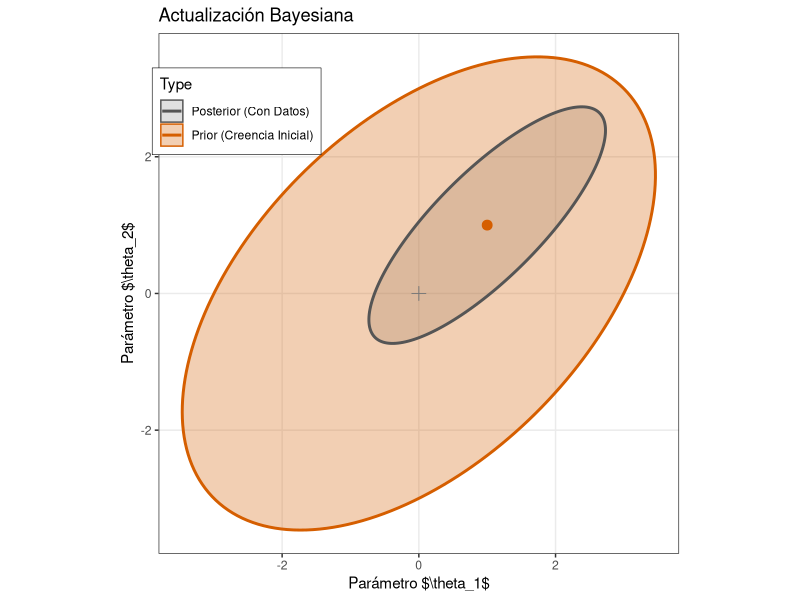
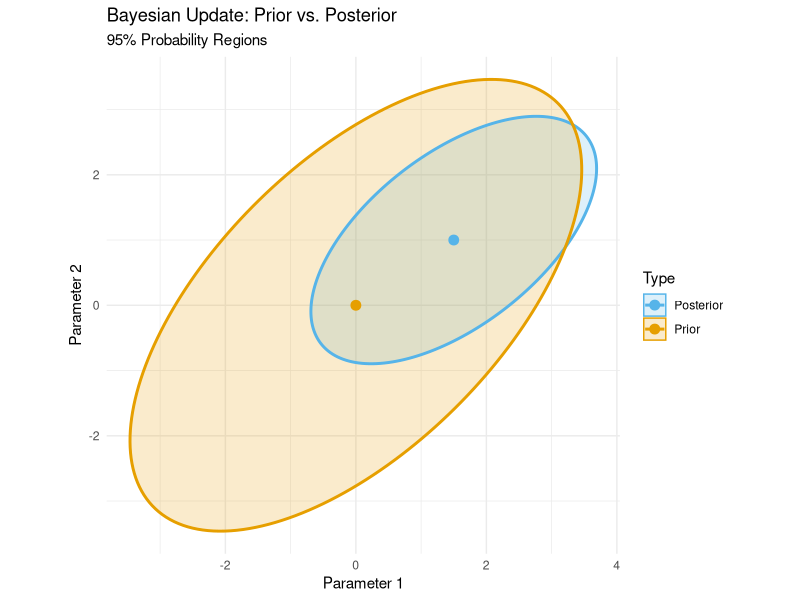

Write R code to recreate these figures, in order.
## ---- chunk 1
library(tidyverse)
## ---- chunk 2
library(ggplot2)
library(ellipse)

# --- 1. Definir los parámetros (Matrices) ---
# Prior: Muy incierto (grande), correlación moderada
mu_prior <- c(0, 0)
cov_prior <- matrix(c(2.0, 1.0, 
                      1.0, 2.0), 2)

# Posterior: Más certero (pequeño), correlación fuerte, media desplazada
mu_post <- c(1, 1)
cov_post <- matrix(c(0.5, 0.4, 
                     0.4, 0.5), 2)

# --- 2. Generar datos geométricos (NO simulación) ---
# Función auxiliar para crear el data.frame
get_ellipse <- function(cov, mu, level, type) {
  df <- as.data.frame(ellipse(cov, centre = mu, level = level, npoints = 200))
  df$Type <- type
  return(df)
}

# Generamos contornos al 95% de probabilidad
df_prior <- get_ellipse(cov_prior, mu_prior, 0.95, "Prior (Creencia Inicial)")
df_post  <- get_ellipse(cov_post, mu_post, 0.95, "Posterior (Con Datos)")
df_all   <- rbind(df_prior, df_post)

# --- 3. Plotting estilo Publicación ---
ggplot(df_all, aes(x = x, y = y, fill = Type, color = Type)) +
  
  # A. Relleno semitransparente (Simula el "volumen" sin tapar)
  geom_polygon(alpha = 0.3) + 
  
  # B. Borde sólido (Define el límite matemático exacto)
  geom_path(linewidth = 1) +  
  
  # C. Puntos centrales (Medias)
  annotate("point", x = mu_prior[1], y = mu_prior[2], shape = 3, size = 3, color = "#777777") +
  annotate("point", x = mu_post[1], y = mu_post[2], shape = 19, size = 3, color = "#D55E00") +

  # D. Estética minimalista académica
  scale_fill_manual(values = c("#999999", "#D55E00")) +  # Gris neutro vs Naranja fuerte
  scale_color_manual(values = c("#555555", "#D55E00")) +
  
  coord_fixed() + # Importante para no distorsionar la correlación
  theme_bw() +    # Fondo blanco limpio
  theme(
    legend.position = c(0.15, 0.85),       # Leyenda dentro del plot (ahorra espacio)
    legend.background = element_rect(fill = "white", color = "black", linewidth = 0.2),
    panel.grid.minor = element_blank()     # Menos ruido visual
  ) +
  labs(
    title = "Actualización Bayesiana",
    x = "Parámetro $\\theta_1$", # LaTeX notation si usas renderizadores
    y = "Parámetro $\\theta_2$"
  )
## ---- chunk 3
library(ggplot2)
library(ellipse)

# --- 1. Helper Function ---
# Generates a data frame for an ellipse given Mean and Covariance
get_ellipse_df <- function(mu, sigma, label, level = 0.95) {
  # Calculate ellipse points
  # ellipse() expects a correlation matrix or covariance matrix
  # If sigma is covariance, we pass it directly.
  coords <- ellipse(sigma, centre = mu, level = level, npoints = 200)
  df <- as.data.frame(coords)
  df$Type <- label # Tag the data for ggplot grouping
  return(df)
}

# --- 2. Define Parameters ---

# A. PRIOR (High uncertainty, centered at 0,0)
mu_prior <- c(0, 0)
sigma_prior <- matrix(c(2.0, 1.2,  # Large variance, some correlation
                        1.2, 2.0), nrow = 2)

# B. POSTERIOR (Lower uncertainty, shifted center)
# (In a real scenario, you calculate this via conjugate math. 
# Here we define it manually to show the visual effect.)
mu_post <- c(1.5, 1.0)
sigma_post <- matrix(c(0.8, 0.4,   # Tighter covariance
                       0.4, 0.6), nrow = 2)

# --- 3. Generate Data ---
df_prior <- get_ellipse_df(mu_prior, sigma_prior, "Prior")
df_post  <- get_ellipse_df(mu_post, sigma_post, "Posterior")
plot_data <- rbind(df_prior, df_post)

# Create a separate data frame for the means (centers)
centers <- data.frame(
  x = c(mu_prior[1], mu_post[1]),
  y = c(mu_prior[2], mu_post[2]),
  Type = c("Prior", "Posterior")
)

# --- 4. Plot with ggplot ---
ggplot(plot_data, aes(x = x, y = y, color = Type, fill = Type)) +
  
  # A. The Ellipses (95% Confidence Regions)
  geom_polygon(alpha = 0.2) + # Filled region
  geom_path(linewidth = 1) +  # Outline
  
  # B. The Means (Center points)
  geom_point(data = centers, size = 3) +
  
  # C. Styling
  scale_color_manual(values = c("Prior" = "#E69F00", "Posterior" = "#56B4E9")) +
  scale_fill_manual(values = c("Prior" = "#E69F00", "Posterior" = "#56B4E9")) +
  coord_fixed() + # Keeps the geometry true
  theme_minimal() +
  labs(title = "Bayesian Update: Prior vs. Posterior",
       subtitle = "95% Probability Regions",
       x = "Parameter 1",
       y = "Parameter 2")
